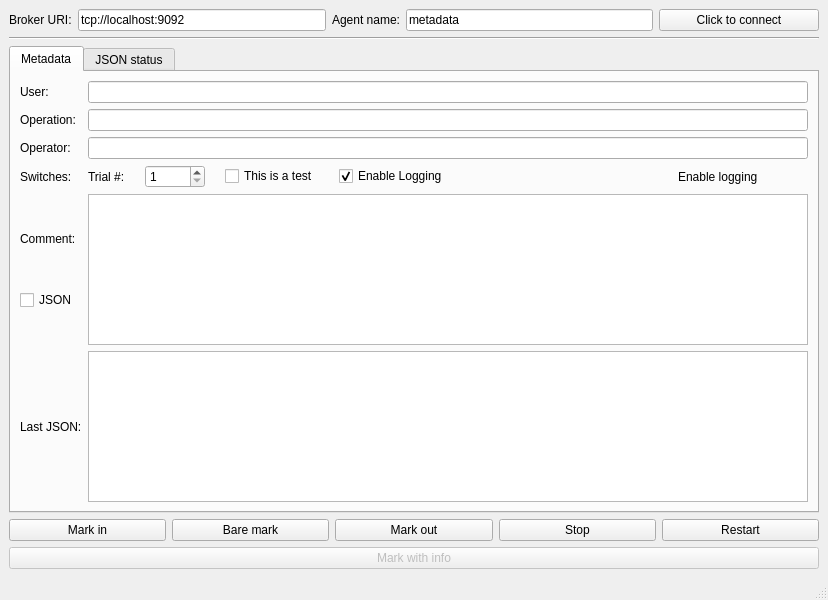
<?xml version="1.0" encoding="UTF-8"?>
<ui version="4.0">
 <class>MainWindow</class>
 <widget class="QMainWindow" name="MainWindow">
  <property name="geometry">
   <rect>
    <x>0</x>
    <y>0</y>
    <width>828</width>
    <height>600</height>
   </rect>
  </property>
  <property name="windowTitle">
   <string>MADS metadata agent</string>
  </property>
  <property name="unifiedTitleAndToolBarOnMac">
   <bool>true</bool>
  </property>
  <widget class="QWidget" name="centralwidget">
   <layout class="QVBoxLayout" name="verticalLayout_2">
    <item>
     <layout class="QGridLayout" name="gridLayout_2">
      <item row="0" column="2">
       <widget class="QLabel" name="label_7">
        <property name="text">
         <string>Agent name:</string>
        </property>
       </widget>
      </item>
      <item row="0" column="0">
       <widget class="QLabel" name="label_6">
        <property name="text">
         <string>Broker URI:</string>
        </property>
       </widget>
      </item>
      <item row="0" column="3">
       <widget class="QLineEdit" name="agentNameLine">
        <property name="text">
         <string>metadata</string>
        </property>
        <property name="placeholderText">
         <string>metadata</string>
        </property>
       </widget>
      </item>
      <item row="0" column="1">
       <widget class="QLineEdit" name="brokerURILine">
        <property name="text">
         <string>tcp://localhost:9092</string>
        </property>
        <property name="placeholderText">
         <string>tcp://localhost:9092</string>
        </property>
       </widget>
      </item>
      <item row="0" column="4">
       <widget class="QPushButton" name="connectButton">
        <property name="minimumSize">
         <size>
          <width>160</width>
          <height>0</height>
         </size>
        </property>
        <property name="text">
         <string>Click to connect</string>
        </property>
        <property name="shortcut">
         <string>Ctrl+K</string>
        </property>
        <property name="checkable">
         <bool>true</bool>
        </property>
       </widget>
      </item>
     </layout>
    </item>
    <item>
     <widget class="Line" name="line">
      <property name="orientation">
       <enum>Qt::Horizontal</enum>
      </property>
     </widget>
    </item>
    <item>
     <widget class="QTabWidget" name="tabWidget">
      <property name="sizePolicy">
       <sizepolicy hsizetype="Expanding" vsizetype="Maximum">
        <horstretch>0</horstretch>
        <verstretch>0</verstretch>
       </sizepolicy>
      </property>
      <property name="currentIndex">
       <number>0</number>
      </property>
      <widget class="QWidget" name="metadataTab">
       <attribute name="title">
        <string>Metadata</string>
       </attribute>
       <layout class="QVBoxLayout" name="verticalLayout_3">
        <item>
         <layout class="QGridLayout" name="gridLayout">
          <property name="sizeConstraint">
           <enum>QLayout::SetMaximumSize</enum>
          </property>
          <item row="4" column="1">
           <widget class="QTextEdit" name="commentText">
            <property name="sizePolicy">
             <sizepolicy hsizetype="Expanding" vsizetype="Expanding">
              <horstretch>0</horstretch>
              <verstretch>0</verstretch>
             </sizepolicy>
            </property>
            <property name="font">
             <font>
              <family>Courier New</family>
             </font>
            </property>
           </widget>
          </item>
          <item row="0" column="1">
           <widget class="QLineEdit" name="userLine"/>
          </item>
          <item row="3" column="0">
           <widget class="QLabel" name="label_2">
            <property name="text">
             <string>Switches:</string>
            </property>
           </widget>
          </item>
          <item row="1" column="1">
           <widget class="QLineEdit" name="operationLine"/>
          </item>
          <item row="3" column="1">
           <layout class="QHBoxLayout" name="horizontalLayout">
            <property name="spacing">
             <number>20</number>
            </property>
            <item>
             <widget class="QLabel" name="label_9">
              <property name="text">
               <string>Trial #:</string>
              </property>
             </widget>
            </item>
            <item>
             <widget class="QSpinBox" name="trialNumber">
              <property name="minimumSize">
               <size>
                <width>60</width>
                <height>0</height>
               </size>
              </property>
              <property name="minimum">
               <number>1</number>
              </property>
              <property name="maximum">
               <number>999</number>
              </property>
             </widget>
            </item>
            <item>
             <widget class="QCheckBox" name="thisIsATest">
              <property name="text">
               <string>This is a test</string>
              </property>
             </widget>
            </item>
            <item>
             <widget class="QCheckBox" name="enableLoggingOld">
              <property name="text">
               <string>Enable Logging</string>
              </property>
              <property name="checked">
               <bool>true</bool>
              </property>
             </widget>
            </item>
            <item>
             <spacer name="horizontalSpacer">
              <property name="orientation">
               <enum>Qt::Horizontal</enum>
              </property>
              <property name="sizeHint" stdset="0">
               <size>
                <width>40</width>
                <height>20</height>
               </size>
              </property>
             </spacer>
            </item>
            <item>
             <widget class="QLabel" name="label_10">
              <property name="text">
               <string>Enable logging</string>
              </property>
             </widget>
            </item>
            <item>
             <widget class="ToggleSwitch" name="enableLogging" native="true">
              <property name="enabled">
               <bool>true</bool>
              </property>
              <property name="minimumSize">
               <size>
                <width>30</width>
                <height>0</height>
               </size>
              </property>
             </widget>
            </item>
           </layout>
          </item>
          <item row="2" column="0">
           <widget class="QLabel" name="label">
            <property name="text">
             <string>Operator:</string>
            </property>
           </widget>
          </item>
          <item row="2" column="1">
           <widget class="QLineEdit" name="operatorLine">
            <property name="font">
             <font>
              <italic>true</italic>
             </font>
            </property>
            <property name="autoFillBackground">
             <bool>false</bool>
            </property>
            <property name="readOnly">
             <bool>false</bool>
            </property>
           </widget>
          </item>
          <item row="1" column="0">
           <widget class="QLabel" name="label_4">
            <property name="text">
             <string>Operation:</string>
            </property>
           </widget>
          </item>
          <item row="0" column="0">
           <widget class="QLabel" name="label_3">
            <property name="text">
             <string>User:</string>
            </property>
           </widget>
          </item>
          <item row="5" column="0">
           <widget class="QLabel" name="label_8">
            <property name="text">
             <string>Last JSON:</string>
            </property>
           </widget>
          </item>
          <item row="5" column="1">
           <widget class="QPlainTextEdit" name="lastJSON">
            <property name="sizePolicy">
             <sizepolicy hsizetype="Expanding" vsizetype="Expanding">
              <horstretch>0</horstretch>
              <verstretch>0</verstretch>
             </sizepolicy>
            </property>
            <property name="font">
             <font>
              <family>Courier New</family>
             </font>
            </property>
            <property name="readOnly">
             <bool>true</bool>
            </property>
           </widget>
          </item>
          <item row="4" column="0">
           <layout class="QVBoxLayout" name="verticalLayout">
            <item>
             <widget class="QLabel" name="label_5">
              <property name="sizePolicy">
               <sizepolicy hsizetype="Preferred" vsizetype="Minimum">
                <horstretch>0</horstretch>
                <verstretch>0</verstretch>
               </sizepolicy>
              </property>
              <property name="maximumSize">
               <size>
                <width>16777215</width>
                <height>20</height>
               </size>
              </property>
              <property name="text">
               <string>Comment:</string>
              </property>
             </widget>
            </item>
            <item>
             <widget class="QCheckBox" name="commentIsJSON">
              <property name="text">
               <string>JSON</string>
              </property>
             </widget>
            </item>
           </layout>
          </item>
         </layout>
        </item>
       </layout>
      </widget>
      <widget class="QWidget" name="statusTab">
       <attribute name="title">
        <string>JSON status</string>
       </attribute>
       <layout class="QVBoxLayout" name="verticalLayout_4">
        <item>
         <layout class="QGridLayout" name="gridLayout_3">
          <item row="0" column="1">
           <widget class="QCheckBox" name="keepExpandedCheckBox">
            <property name="text">
             <string>Keep expanded</string>
            </property>
            <property name="checked">
             <bool>true</bool>
            </property>
           </widget>
          </item>
         </layout>
        </item>
        <item>
         <widget class="QTreeView" name="treeView">
          <property name="sizePolicy">
           <sizepolicy hsizetype="Expanding" vsizetype="MinimumExpanding">
            <horstretch>0</horstretch>
            <verstretch>0</verstretch>
           </sizepolicy>
          </property>
         </widget>
        </item>
       </layout>
      </widget>
     </widget>
    </item>
    <item>
     <spacer name="verticalSpacer">
      <property name="orientation">
       <enum>Qt::Vertical</enum>
      </property>
      <property name="sizeHint" stdset="0">
       <size>
        <width>20</width>
        <height>40</height>
       </size>
      </property>
     </spacer>
    </item>
    <item>
     <layout class="QHBoxLayout" name="horizontalLayout_2">
      <item>
       <widget class="QPushButton" name="markInButton">
        <property name="toolTip">
         <string>Message published to the agent_event topic</string>
        </property>
        <property name="text">
         <string>Mark in</string>
        </property>
        <property name="shortcut">
         <string>Ctrl+I</string>
        </property>
       </widget>
      </item>
      <item>
       <widget class="QPushButton" name="immediateMarkButton">
        <property name="toolTip">
         <string>Message published to the agent_event topic</string>
        </property>
        <property name="text">
         <string>Bare mark</string>
        </property>
        <property name="shortcut">
         <string>Ctrl+M</string>
        </property>
       </widget>
      </item>
      <item>
       <widget class="QPushButton" name="markOutButton">
        <property name="toolTip">
         <string>Message published to the agent_event topic</string>
        </property>
        <property name="text">
         <string>Mark out</string>
        </property>
        <property name="shortcut">
         <string>Ctrl+O</string>
        </property>
       </widget>
      </item>
      <item>
       <widget class="QPushButton" name="stopButton">
        <property name="text">
         <string>Stop</string>
        </property>
       </widget>
      </item>
      <item>
       <widget class="QPushButton" name="restartButton">
        <property name="text">
         <string>Restart</string>
        </property>
       </widget>
      </item>
     </layout>
    </item>
    <item>
     <widget class="QPushButton" name="sendMessageButton">
      <property name="enabled">
       <bool>false</bool>
      </property>
      <property name="minimumSize">
       <size>
        <width>0</width>
        <height>0</height>
       </size>
      </property>
      <property name="text">
       <string>Mark with info</string>
      </property>
      <property name="shortcut">
       <string>Ctrl+Return</string>
      </property>
      <property name="checkable">
       <bool>false</bool>
      </property>
      <property name="autoDefault">
       <bool>false</bool>
      </property>
      <property name="default">
       <bool>false</bool>
      </property>
      <property name="flat">
       <bool>false</bool>
      </property>
     </widget>
    </item>
   </layout>
  </widget>
  <widget class="QMenuBar" name="menubar">
   <property name="geometry">
    <rect>
     <x>0</x>
     <y>0</y>
     <width>828</width>
     <height>43</height>
    </rect>
   </property>
  </widget>
  <widget class="QStatusBar" name="statusbar"/>
 </widget>
 <customwidgets>
  <customwidget>
   <class>ToggleSwitch</class>
   <extends>QWidget</extends>
   <header>toggleswitch.h</header>
   <container>1</container>
  </customwidget>
 </customwidgets>
 <tabstops>
  <tabstop>brokerURILine</tabstop>
  <tabstop>agentNameLine</tabstop>
  <tabstop>userLine</tabstop>
  <tabstop>operationLine</tabstop>
  <tabstop>operatorLine</tabstop>
  <tabstop>commentText</tabstop>
  <tabstop>commentIsJSON</tabstop>
  <tabstop>thisIsATest</tabstop>
  <tabstop>connectButton</tabstop>
  <tabstop>sendMessageButton</tabstop>
  <tabstop>tabWidget</tabstop>
  <tabstop>lastJSON</tabstop>
  <tabstop>treeView</tabstop>
  <tabstop>keepExpandedCheckBox</tabstop>
 </tabstops>
 <resources/>
 <connections/>
</ui>
